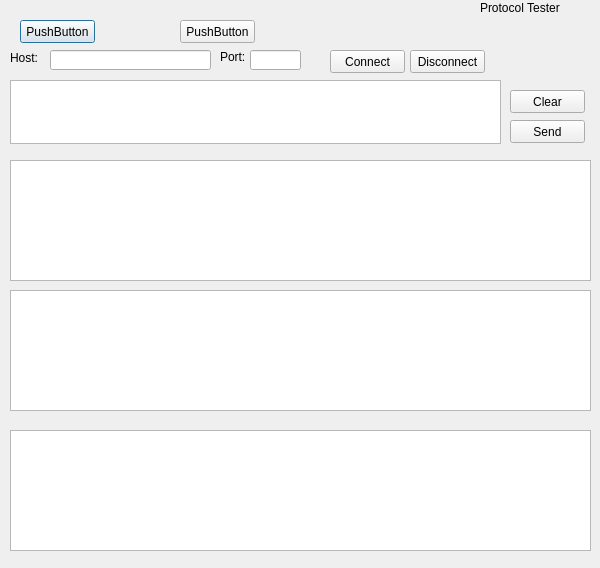
<ui version="4.0" >
 <class>QtAppClass</class>
 <widget class="QDialog" name="QtAppClass" >
  <property name="geometry" >
   <rect>
    <x>0</x>
    <y>0</y>
    <width>600</width>
    <height>568</height>
   </rect>
  </property>
  <property name="windowTitle" >
   <string>QtApp</string>
  </property>
  <widget class="QTextEdit" name="textLogger" >
   <property name="geometry" >
    <rect>
     <x>10</x>
     <y>160</y>
     <width>581</width>
     <height>121</height>
    </rect>
   </property>
  </widget>
  <widget class="QPushButton" name="pushButton" >
   <property name="geometry" >
    <rect>
     <x>20</x>
     <y>20</y>
     <width>75</width>
     <height>23</height>
    </rect>
   </property>
   <property name="text" >
    <string>PushButton</string>
   </property>
  </widget>
  <widget class="QPushButton" name="btnSend" >
   <property name="geometry" >
    <rect>
     <x>510</x>
     <y>120</y>
     <width>75</width>
     <height>23</height>
    </rect>
   </property>
   <property name="text" >
    <string>Send</string>
   </property>
  </widget>
  <widget class="QTextEdit" name="textInput" >
   <property name="geometry" >
    <rect>
     <x>10</x>
     <y>80</y>
     <width>491</width>
     <height>64</height>
    </rect>
   </property>
  </widget>
  <widget class="QLabel" name="label" >
   <property name="geometry" >
    <rect>
     <x>480</x>
     <y>0</y>
     <width>111</width>
     <height>16</height>
    </rect>
   </property>
   <property name="text" >
    <string>Protocol Tester</string>
   </property>
  </widget>
  <widget class="QPushButton" name="btnClear" >
   <property name="geometry" >
    <rect>
     <x>510</x>
     <y>90</y>
     <width>75</width>
     <height>23</height>
    </rect>
   </property>
   <property name="text" >
    <string>Clear</string>
   </property>
  </widget>
  <widget class="QPushButton" name="btnConnect" >
   <property name="geometry" >
    <rect>
     <x>330</x>
     <y>50</y>
     <width>75</width>
     <height>23</height>
    </rect>
   </property>
   <property name="text" >
    <string>Connect</string>
   </property>
  </widget>
  <widget class="QPushButton" name="btnDisconnect" >
   <property name="geometry" >
    <rect>
     <x>410</x>
     <y>50</y>
     <width>75</width>
     <height>23</height>
    </rect>
   </property>
   <property name="text" >
    <string>Disconnect</string>
   </property>
  </widget>
  <widget class="QLineEdit" name="textHost" >
   <property name="geometry" >
    <rect>
     <x>50</x>
     <y>50</y>
     <width>161</width>
     <height>20</height>
    </rect>
   </property>
  </widget>
  <widget class="QLabel" name="label_2" >
   <property name="geometry" >
    <rect>
     <x>10</x>
     <y>50</y>
     <width>31</width>
     <height>16</height>
    </rect>
   </property>
   <property name="text" >
    <string>Host:</string>
   </property>
  </widget>
  <widget class="QLabel" name="label_3" >
   <property name="geometry" >
    <rect>
     <x>220</x>
     <y>50</y>
     <width>54</width>
     <height>14</height>
    </rect>
   </property>
   <property name="text" >
    <string>Port:</string>
   </property>
  </widget>
  <widget class="QLineEdit" name="textPort" >
   <property name="geometry" >
    <rect>
     <x>250</x>
     <y>50</y>
     <width>51</width>
     <height>20</height>
    </rect>
   </property>
  </widget>
  <widget class="QTextEdit" name="textLoggerIn" >
   <property name="geometry" >
    <rect>
     <x>10</x>
     <y>290</y>
     <width>581</width>
     <height>121</height>
    </rect>
   </property>
  </widget>
  <widget class="QTextEdit" name="textLoggerOut" >
   <property name="geometry" >
    <rect>
     <x>10</x>
     <y>430</y>
     <width>581</width>
     <height>121</height>
    </rect>
   </property>
  </widget>
  <widget class="QPushButton" name="pushButton_2" >
   <property name="geometry" >
    <rect>
     <x>180</x>
     <y>20</y>
     <width>75</width>
     <height>23</height>
    </rect>
   </property>
   <property name="text" >
    <string>PushButton</string>
   </property>
  </widget>
 </widget>
 <layoutdefault spacing="6" margin="11" />
 <resources/>
 <connections/>
</ui>
